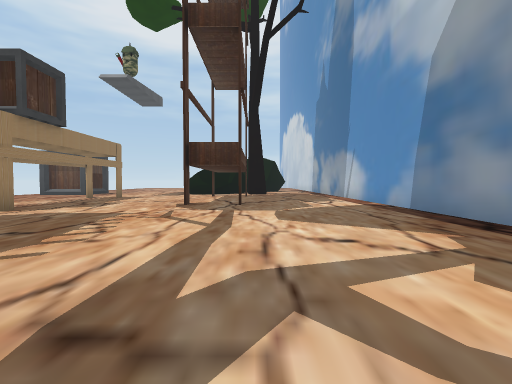
[1] (above)

22 first-person views from a walk through a 3-D level made in the Unity game engine. The camera is 1.2 m above the floor, tilts 2° down and sees 85° across. The floor is counted in squares, 2 m on a side. Each view is taken from the middle of a square. On the plan, view 1 faces up. The plan holds only what a view shows up to about 9 squares ahead; the rest is blank. The place goes on beyond the plan.

[2]
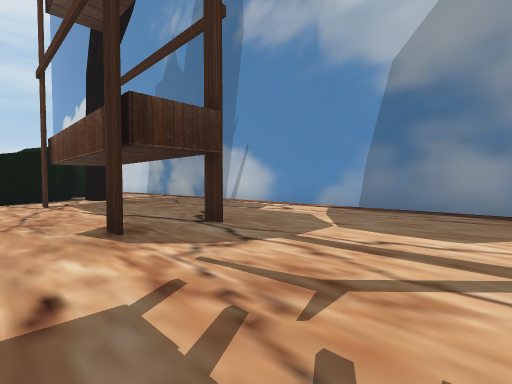

[3]
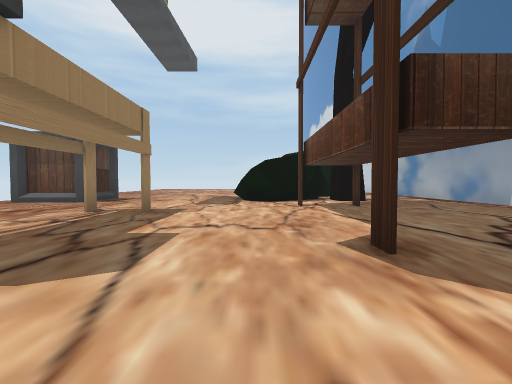

[4]
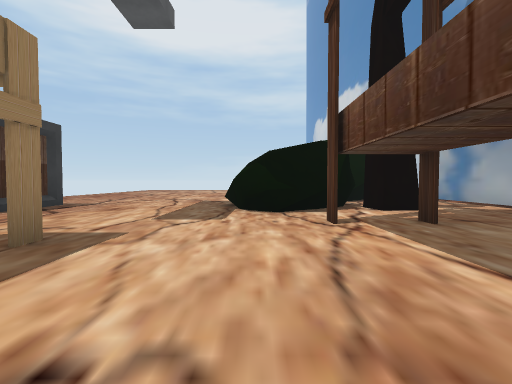

[5]
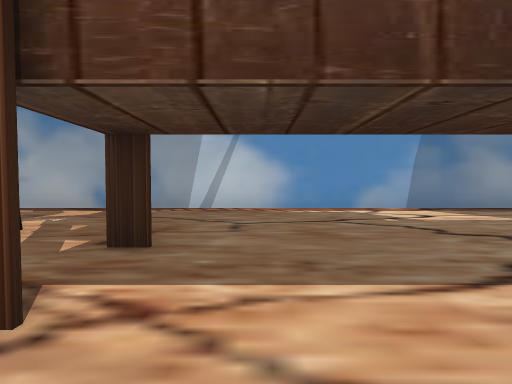

[6]
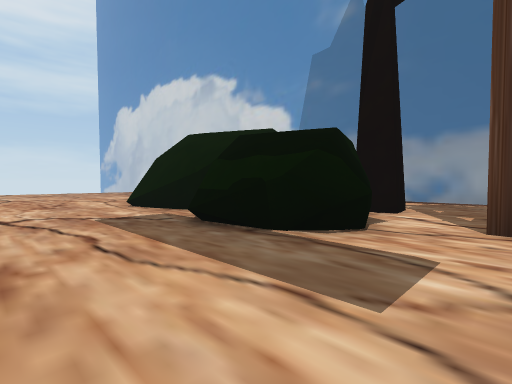

[7]
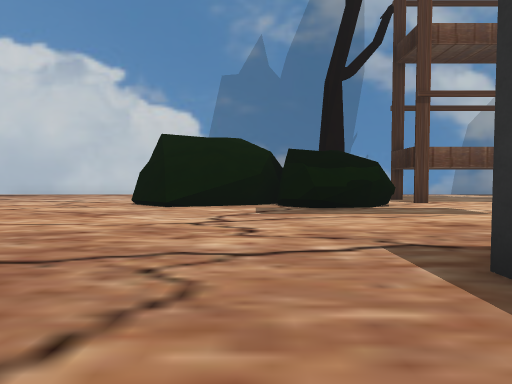

[8]
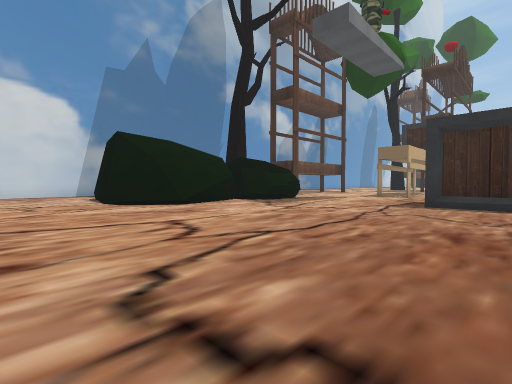

[9]
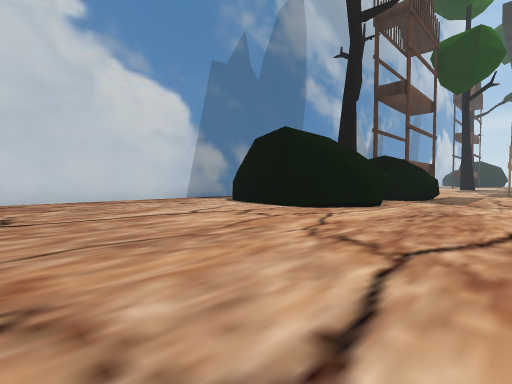

[10]
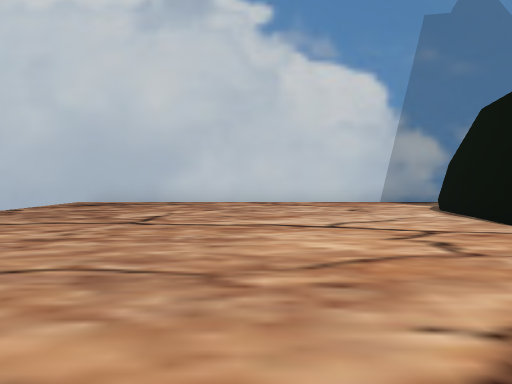

[11]
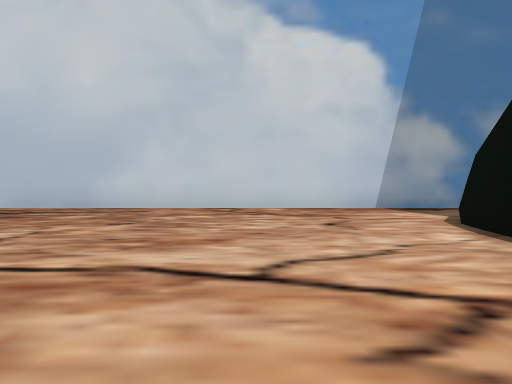

[12]
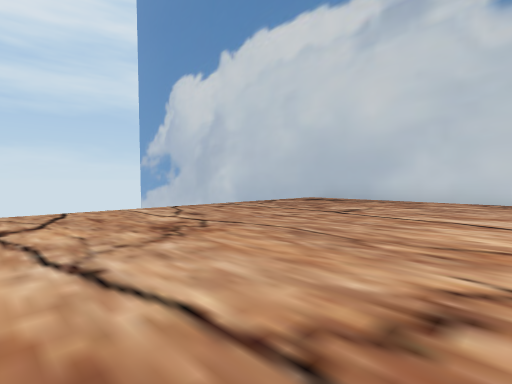

[13]
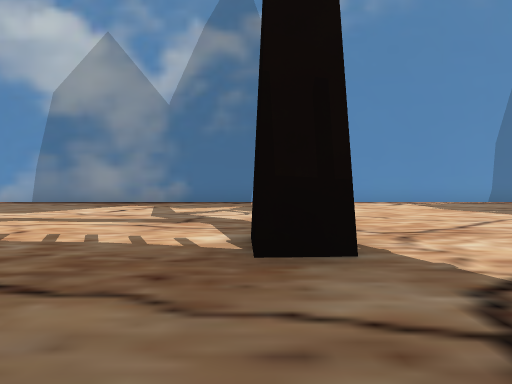

[14]
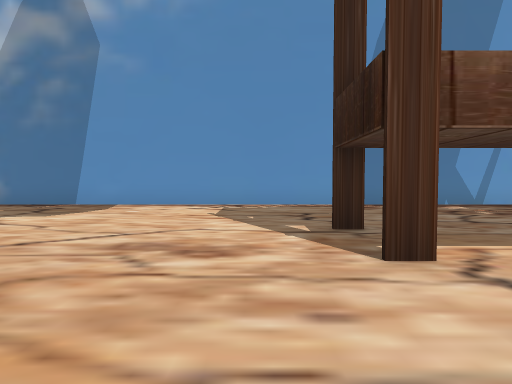

[15]
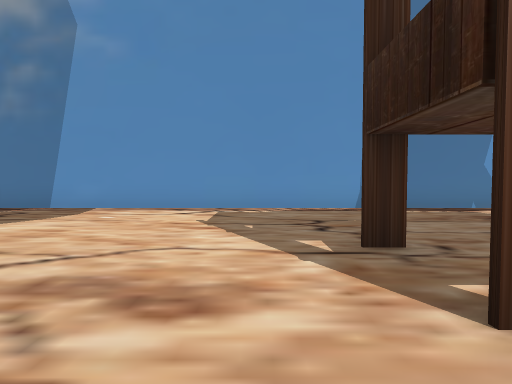

[16]
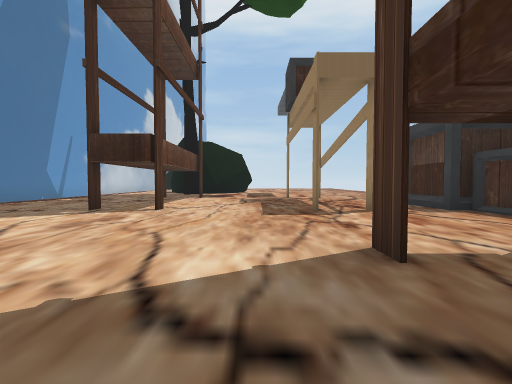

[17]
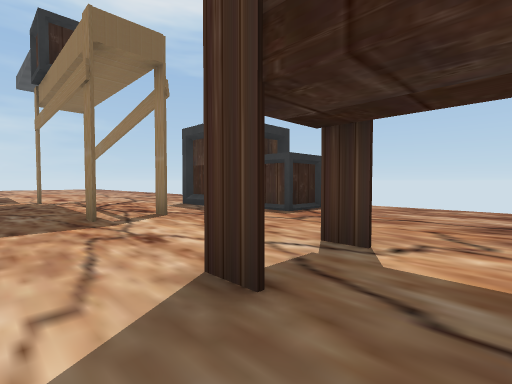

[18]
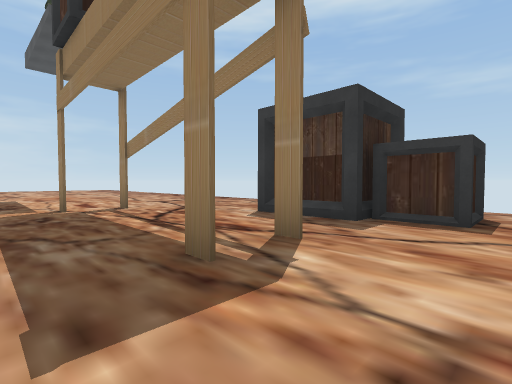

[19]
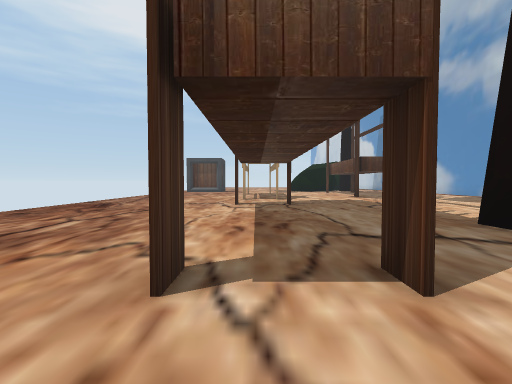

[20]
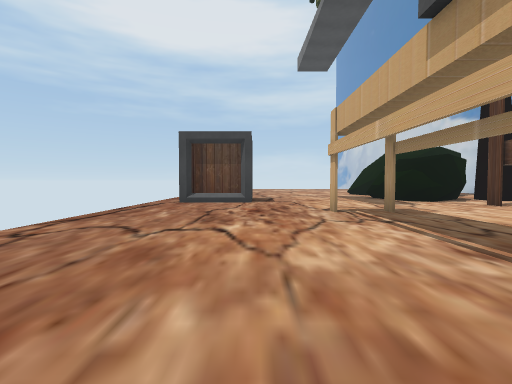

[21]
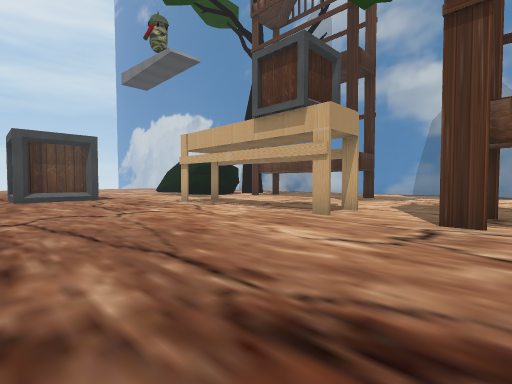

[22]
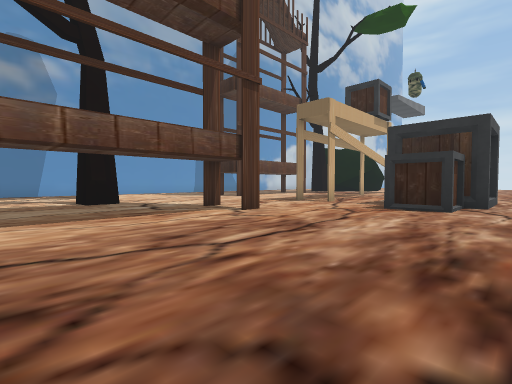

### Floor plan
Key: @ floor where view 1 was taken; # wall or solid block; . floor; v drop or lower ground; B box.
Columns run from 11 left of view 1 to 4 right of it. Each row starts with its distance up from view 1.
 30                v
 29      ..........#
 28      ..........#
 27      ..........#
 26      ..........#
 25      ..........#
 24      ..........#
 23  ..............#
 22  ..............#
 21  ..............#
 20  ........####..#
 19  .......##   ..#
 18  .......##     #
 17  ........###  .#
 16  .......## # ..#
 15  B#.....####...#
 14 .##.....##.#...#
 13 ...............#
 12 .........#.#...#
 11 ...............#
 10 ...............#
  9 ...............#
  8 .........#.#...#
  7 ...............#
  6 ...............#
  5 ...............#
  4 ....#.#........#
  3 ...............#
  2 ...............#
  1 ...............#
  0 .........#.@...#
 -1 ...............#
 -2 ....#.#........#
 -3 ...............#
 -4 ...............#
 -5 ..B............#
 -6 .B#......#.#...#
 -7    ............#
 -8  B ............#
 -9  ..............#
-10  .......    ...#
-11  ....##.     ..#

Positions as (right, up) in squares from view 1, and headings:
1: (0, 0), facing up
2: (-3, 4), facing up-right
3: (-3, 5), facing up
4: (-3, 8), facing up
5: (-3, 11), facing right
6: (-6, 12), facing up-right
7: (-10, 17), facing right
8: (-10, 23), facing down-right
9: (-6, 26), facing down-right
10: (-5, 24), facing right
11: (-3, 23), facing right
12: (-6, 23), facing up-right
13: (-5, 0), facing right
14: (-4, -5), facing right
15: (-3, -5), facing right
16: (-4, 0), facing down
17: (-4, -1), facing down-left
18: (-4, -4), facing down-left
19: (-6, -4), facing up
20: (-8, 5), facing up
21: (-11, 3), facing up-right
22: (-11, 2), facing down-right
